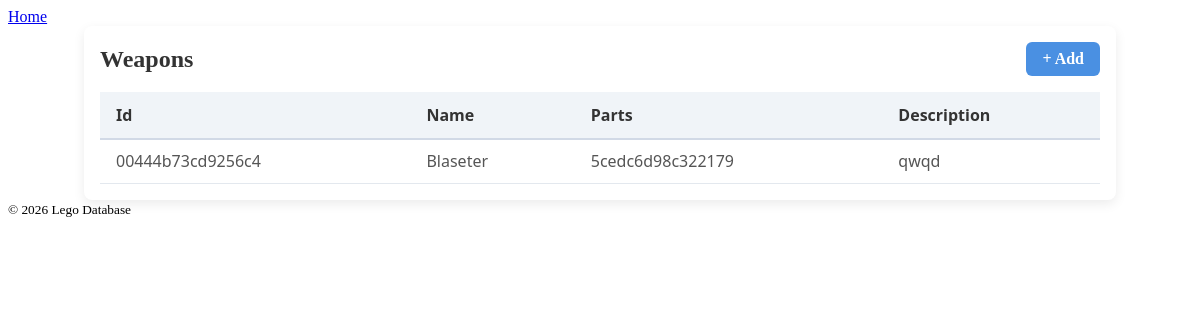
Page /weapons on the earlier database version.
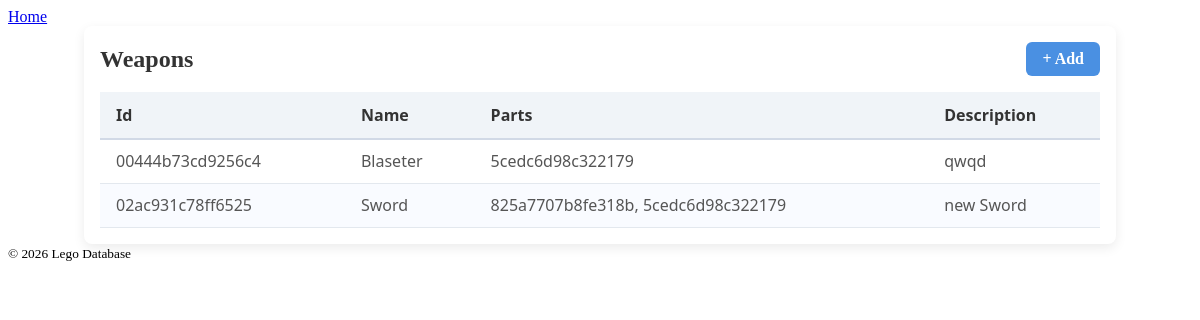
Same page on the later database version.
### tables this page shows
CREATE TABLE weapons (
id TEXT,
name TEXT,
description TEXT,
PRIMARY KEY (id)
);

### frontend/lego_web/app.py (the view)
@app.route("/weapons")
def render_weapons():
    mng = WeaponWebManager(db)
    return render_generic(web_mng=mng)

### backend/lego_db/db_converter/generic_managers.py (called while the page is built)
    def get_models(self) -> list[LegoPart|TemplateMinifigure|ActualMinifigure|Weapon|WeaponSlot]:
        records = self.db.get_records(self.table)
        return [self._model_from_record(record) for record in records]

    def get_model_by_primary_key(self, pk_value: str) -> LegoPart|TemplateMinifigure|ActualMinifigure|Weapon|WeaponSlot | None:
        models = self.get_models()
        for model in models:
            record = self._record_from_model(model)
            pk_element = record.get_primary_key_element()
            if pk_element.value == pk_value:
                return model

    def _record_from_model(self, model) -> Record:
        elements = []
        for attr in self.table.attributes:
            value = getattr(model, attr.name)
            elements.append(Element(attr, value))
        return Record(elements=elements)

### backend/lego_db/db_converter/repo_managers.py (called while the page is built)
    def _model_from_record(self, record: Record) -> LegoPart:
        data = {e.attribute.name: e.value for e in record.elements}
        data.pop(PRIMARY_KEY_NAME)
        return LegoPart(**data)

    def _model_from_record(self, record: Record) -> Weapon:
        data = {e.attribute.name: e.value for e in record.elements}
        weapon_id = record.get_primary_key_element().value
        parts = self._load_related_models(self.wp, self.part_manager, weapon_id)
        data["parts"] = parts
        data.pop(PRIMARY_KEY_NAME)
        return Weapon(**data)

### backend/lego_db/lego_models.py (called while the page is built)
    def __post_init__(self):
        missing = []
        for f in self.creation_fields():
            value = getattr(self, f.name, None)
            if isinstance(value, str):
                trimmed = value.strip()
                if trimmed != value:
                    object.__setattr__(self, f.name, trimmed)
            if value is None or (isinstance(value, str) and value.strip() == ""):
                missing.append(f.name)
        if missing:
            raise ValueError(f"Missing required creation fields: {missing}")
        object.__setattr__(self, "id", self.compute_id())

    def compute_id(self) -> str:
        base = self.id_source()
        digest = hashlib.sha256(base.encode()).hexdigest()
        return digest[:16]

    @classmethod
    def creation_fields(cls) -> list[Field]:
        return [
            f for f in fields(cls)
            if f.metadata.get("id_field", False)
        ]

    def id_source(self) -> str:
        return f"{self.bricklink_part_id}_{self.bricklink_color_id}"

### backend/sql_api/models.py (called while the page is built)
    def __post_init__(self):
        self.validate()

### frontend/lego_web/templates/generic.html
{% extends "base.html" %}
{% block content %}
<div class="table-container">
  <div class="table-header">
    <h2>{{ title }}</h2>
    <a class="add-btn" href="{{ url_for('add_form', entity=entity) }}">+ Add</a>
  </div>
  <table class="modern-table">
    <thead>
      <tr>
        {% for column in columns %}
          <th>{{ column.replace("_", " ").title() }}</th>
        {% endfor %}
      </tr>
    </thead>
    <tbody>
      {% for row in rows %}
      <tr>
        {% for column in columns %}
          <td>{{ row[column] if row[column] is not none else "-" }}</td>
        {% endfor %}
      </tr>
      {% endfor %}
    </tbody>
  </table>
</div>
{% endblock %}

### frontend/lego_web/templates/base.html (shortened to what this page needs)
<!DOCTYPE html>
<html lang="en">
<head>
    <link rel="stylesheet" href="{{ url_for('static', filename='style.css') }}">
</head>
<body>
<header>
    <nav>
        <a href="{{ url_for('home') }}">Home</a>
    </nav>
</header>
<main>
    {% block content %}{% endblock %}
</main>
<footer>
    <small>&copy; 2026 Lego Database</small>
</footer>
</body>
</html>

### frontend/lego_web/static/style.css (style rules this page uses)
.table-container { max-width: 1000px; margin: 0 auto; background: #fff; border-radius: 8px; box-shadow: 0 4px 12px rgba(0,0,0,0.08); padding: 1rem; overflow-x: auto; }
.table-header { display: flex; justify-content: space-between; align-items: center; margin-bottom: 1rem; }
.table-header h2 { margin: 0; font-size: 1.5rem; color: #333; }
.add-btn { background-color: #4a90e2; color: #fff; text-decoration: none; padding: 0.5rem 1rem; border-radius: 6px; font-weight: 600; transition: 0.2s; }
.modern-table { width: 100%; border-collapse: separate; border-spacing: 0; font-family: 'Segoe UI', sans-serif; }
.modern-table thead th { background-color: #f0f4f8; color: #333; font-weight: 700; text-align: left; padding: 0.75rem 1rem; border-bottom: 2px solid #d1d9e6; }
.modern-table tbody td { padding: 0.65rem 1rem; border-bottom: 1px solid #e3e8ee; color: #555; }
.modern-table tbody tr:nth-child(even) { background-color: #f9fbff; }
.modern-table td, .modern-table th { white-space: nowrap; }

Differences in the rows shown:
added weapons: id "02ac931c78ff6525" "Sword" "825a7707b8fe318b, 5cedc6d98c322179" "new Sword"
